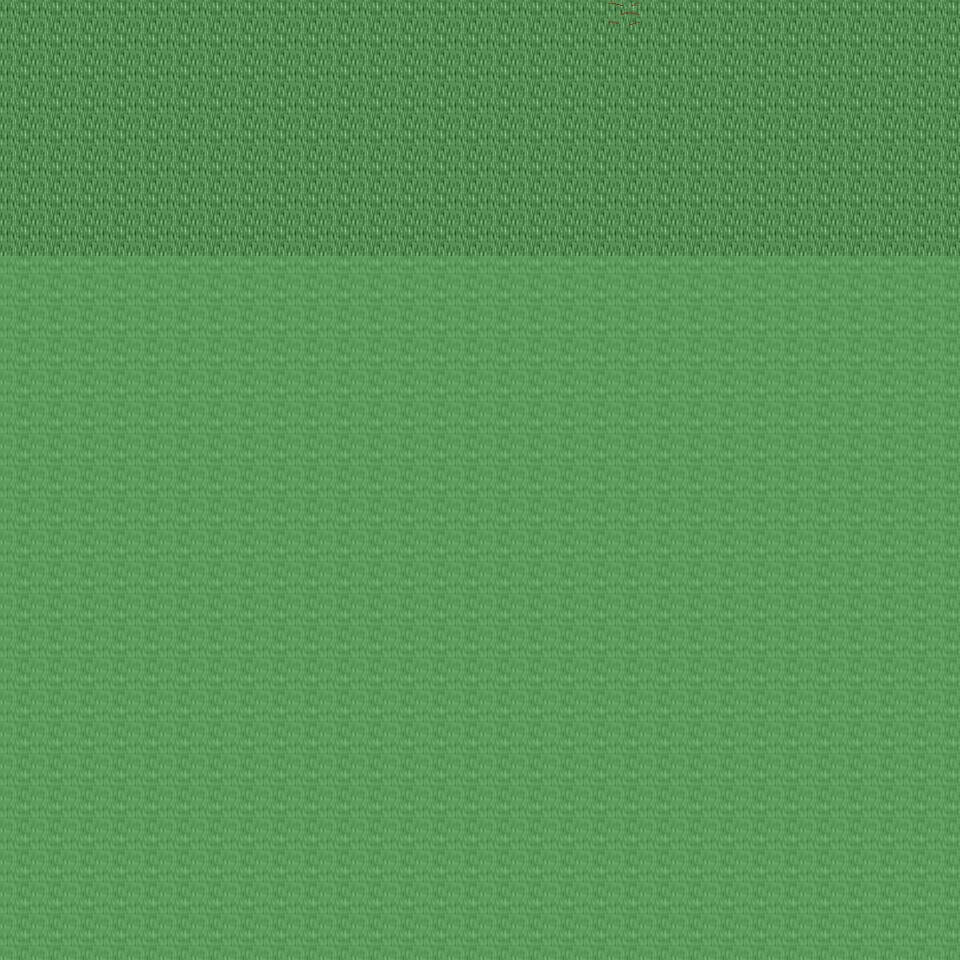

The image is a tile-based game level rendered from a .tmx file. Its description and source (layers, tilesets, objects; grid data summarised) follow:
An orthogonal 30x30 tile map with 32x32 px tiles, 6 tile layers (Ground, Object, Object2, Above, ...), 42 tilesets and 3 objects (3x mapchange).

<map version="1.0" orientation="orthogonal" renderorder="right-down" width="30" height="30" tilewidth="32" tileheight="32" nextobjectid="4">
  <tileset firstgid="1" name="tileset_ground_ground" tilewidth="32" tileheight="32" tilecount="33" columns="3">
    <image source="../drawable/tileset_ground_ground.png" width="96" height="352" />
  </tileset>
  <tileset firstgid="34" name="tileset_building_castle" tilewidth="32" tileheight="32" tilecount="320" columns="20">
    <image source="../drawable/tileset_building_castle.png" width="640" height="512" />
  </tileset>
  <tileset firstgid="354" name="tileset_furniture_carpet_carpets_2" tilewidth="32" tileheight="32" tilecount="20" columns="4">
    <image source="../drawable/tileset_furniture_carpet_carpets_2.png" width="128" height="160" />
  </tileset>
  <tileset firstgid="374" name="tileset_ground_indoor_tiles" tilewidth="32" tileheight="32" tilecount="8" columns="2">
    <image source="../drawable/tileset_ground_indoor_tiles.png" width="64" height="128" />
  </tileset>
  <tileset firstgid="382" name="tileset_building_entrance_int_iron_bars" tilewidth="32" tileheight="32" tilecount="12" columns="3">
    <image source="../drawable/tileset_building_entrance_int_iron_bars.png" width="96" height="128" />
  </tileset>
  <tileset firstgid="394" name="tileset_plant_bush_hedge" tilewidth="32" tileheight="32" tilecount="35" columns="5">
    <image source="../drawable/tileset_plant_bush_hedge.png" width="160" height="224" />
  </tileset>
  <tileset firstgid="429" name="tileset_building_church" tilewidth="32" tileheight="32" tilecount="56" columns="8">
    <image source="../drawable/tileset_building_church.png" width="256" height="224" />
  </tileset>
  <tileset firstgid="485" name="tileset_logic_collision" tilewidth="32" tileheight="32" tilecount="1" columns="1">
    <image source="../drawable/tileset_logic_collision.png" width="32" height="32" />
  </tileset>
  <tileset firstgid="486" name="tileset_logic_item_vegetable" tilewidth="32" tileheight="32" tilecount="16" columns="8">
    <image source="../drawable/tileset_logic_item_vegetable.png" width="256" height="64" />
  </tileset>
  <tileset firstgid="502" name="tileset_ground_rock_rocks" tilewidth="32" tileheight="32" tilecount="4" columns="2">
    <image source="../drawable/tileset_ground_rock_rocks.png" width="64" height="64" />
  </tileset>
  <tileset firstgid="506" name="tileset_item_corpse_huge_animal" tilewidth="32" tileheight="32" tilecount="16" columns="2">
    <image source="../drawable/tileset_item_corpse_huge_animal.png" width="64" height="256" />
  </tileset>
  <tileset firstgid="522" name="tileset_plant_tree_dead_tree_4" tilewidth="32" tileheight="32" tilecount="20" columns="4">
    <image source="../drawable/tileset_plant_tree_dead_tree_4.png" width="128" height="160" />
  </tileset>
  <tileset firstgid="542" name="tileset_plant_tree_dead_tree_2" tilewidth="32" tileheight="32" tilecount="20" columns="4">
    <image source="../drawable/tileset_plant_tree_dead_tree_2.png" width="128" height="160" />
  </tileset>
  <tileset firstgid="562" name="tileset_item_gothic_headstone_2" tilewidth="32" tileheight="32" tilecount="3" columns="1">
    <image source="../drawable/tileset_item_gothic_headstone_2.png" width="32" height="96" />
  </tileset>
  <tileset firstgid="565" name="tileset_building_house_3" tilewidth="32" tileheight="32" tilecount="48" columns="6">
    <image source="../drawable/tileset_building_house_3.png" width="192" height="256" />
  </tileset>
  <tileset firstgid="613" name="tileset_object_scarecrow" tilewidth="32" tileheight="32" tilecount="2" columns="1">
    <image source="../drawable/tileset_object_scarecrow.png" width="32" height="64" />
  </tileset>
  <tileset firstgid="615" name="tileset_plant_tree_fall_trees" tilewidth="32" tileheight="32" tilecount="40" columns="8">
    <image source="../drawable/tileset_plant_tree_fall_trees.png" width="256" height="160" />
  </tileset>
  <tileset firstgid="655" name="tileset_building_decoration_orbpedestal" tilewidth="32" tileheight="32" tilecount="2" columns="1">
    <image source="../drawable/tileset_building_decoration_orbpedestal.png" width="32" height="64" />
  </tileset>
  <tileset firstgid="657" name="tileset_ground_rock_rocks_3" tilewidth="32" tileheight="32" tilecount="16" columns="4">
    <image source="../drawable/tileset_ground_rock_rocks_3.png" width="128" height="128" />
  </tileset>
  <tileset firstgid="673" name="tileset_plant_tree_chestnut_tree" tilewidth="32" tileheight="32" tilecount="20" columns="4">
    <image source="../drawable/tileset_plant_tree_chestnut_tree.png" width="128" height="160" />
  </tileset>
  <tileset firstgid="693" name="tileset_plant_stump_hollow_logs" tilewidth="32" tileheight="32" tilecount="6" columns="3">
    <image source="../drawable/tileset_plant_stump_hollow_logs.png" width="96" height="64" />
  </tileset>
  <tileset firstgid="699" name="tileset_ground_grass_edges" tilewidth="32" tileheight="32" tilecount="36" columns="12">
    <image source="../drawable/tileset_ground_grass_edges.png" width="384" height="96" />
  </tileset>
  <tileset firstgid="735" name="tileset_ground_grass_corners" tilewidth="32" tileheight="32" tilecount="24" columns="6">
    <image source="../drawable/tileset_ground_grass_corners.png" width="192" height="128" />
  </tileset>
  <tileset firstgid="759" name="tileset_ground_water_pool" tilewidth="32" tileheight="32" tilecount="72" columns="3">
    <image source="../drawable/tileset_ground_water_pool.png" width="96" height="768" />
  </tileset>
  <tileset firstgid="831" name="tileset_ground_earth_edges" tilewidth="32" tileheight="32" tilecount="18" columns="6">
    <image source="../drawable/tileset_ground_earth_edges.png" width="192" height="96" />
  </tileset>
  <tileset firstgid="849" name="tileset_plant_leaves" tilewidth="32" tileheight="32" tilecount="8" columns="4">
    <image source="../drawable/tileset_plant_leaves.png" width="128" height="64" />
  </tileset>
  <tileset firstgid="857" name="tileset_object_well_hoist" tilewidth="32" tileheight="32" tilecount="9" columns="3">
    <image source="../drawable/tileset_object_well_hoist.png" width="96" height="96" />
  </tileset>
  <tileset firstgid="866" name="tileset_building_stairs_grey_stone_stairs_down" tilewidth="32" tileheight="32" tilecount="6" columns="3">
    <image source="../drawable/tileset_building_stairs_grey_stone_stairs_down.png" width="96" height="64" />
  </tileset>
  <tileset firstgid="872" name="tileset_ground_green_paving" tilewidth="32" tileheight="32" tilecount="18" columns="3">
    <image source="../drawable/tileset_ground_green_paving.png" width="96" height="192" />
  </tileset>
  <tileset firstgid="890" name="tileset_plant_tree_tree_darkgreen" tilewidth="32" tileheight="32" tilecount="88" columns="8">
    <image source="../drawable/tileset_plant_tree_tree_darkgreen.png" width="256" height="352" />
  </tileset>
  <tileset firstgid="978" name="tileset_furniture_light_lamp_bronze" tilewidth="32" tileheight="32" tilecount="3" columns="1">
    <image source="../drawable/tileset_furniture_light_lamp_bronze.png" width="32" height="96" />
  </tileset>
  <tileset firstgid="981" name="tileset_plant_tree_pine_tree" tilewidth="32" tileheight="32" tilecount="20" columns="4">
    <image source="../drawable/tileset_plant_tree_pine_tree.png" width="128" height="160" />
  </tileset>
  <tileset firstgid="1001" name="tileset_plant_tree_pine_tree_1" tilewidth="32" tileheight="32" tilecount="20" columns="4">
    <image source="../drawable/tileset_plant_tree_pine_tree_1.png" width="128" height="160" />
  </tileset>
  <tileset firstgid="1021" name="tileset_furniture_chair_bench_wooden" tilewidth="32" tileheight="32" tilecount="8" columns="2">
    <image source="../drawable/tileset_furniture_chair_bench_wooden.png" width="64" height="128" />
  </tileset>
  <tileset firstgid="1029" name="tileset_plant_flower_flowers_mixed" tilewidth="32" tileheight="32" tilecount="16" columns="4">
    <image source="../drawable/tileset_plant_flower_flowers_mixed.png" width="128" height="128" />
  </tileset>
  <tileset firstgid="1045" name="tileset_building_thatched_roof_cottage1" tilewidth="32" tileheight="32" tilecount="20" columns="4">
    <image source="../drawable/tileset_building_thatched_roof_cottage1.png" width="128" height="160" />
  </tileset>
  <tileset firstgid="1065" name="tileset_item_blood_floor_stain" tilewidth="32" tileheight="32" tilecount="1" columns="1">
    <image source="../drawable/tileset_item_blood_floor_stain.png" width="32" height="32" />
  </tileset>
  <tileset firstgid="1066" name="tileset_item_firewood" tilewidth="32" tileheight="32" tilecount="12" columns="3">
    <image source="../drawable/tileset_item_firewood.png" width="96" height="128" />
  </tileset>
  <tileset firstgid="1078" name="tileset_item_gothic_headstone_1" tilewidth="32" tileheight="32" tilecount="1" columns="1">
    <image source="../drawable/tileset_item_gothic_headstone_1.png" width="32" height="32" />
  </tileset>
  <tileset firstgid="1079" name="tileset_item_gothic_tiny_headstone" tilewidth="32" tileheight="32" tilecount="1" columns="1">
    <image source="../drawable/tileset_item_gothic_tiny_headstone.png" width="32" height="32" />
  </tileset>
  <tileset firstgid="1080" name="tileset_plant_mosses" tilewidth="32" tileheight="32" tilecount="16" columns="4">
    <image source="../drawable/tileset_plant_mosses.png" width="128" height="128" />
  </tileset>
  <tileset firstgid="1096" name="tileset_building_fence_wooden_brown_fence" tilewidth="32" tileheight="32" tilecount="42" columns="7">
    <image source="../drawable/tileset_building_fence_wooden_brown_fence.png" width="224" height="192" />
  </tileset>
  <layer name="Ground" width="30" height="30">
    <data>[900 cells, 240 non-empty, 1 distinct tile ids]</data>
  </layer>
  <layer name="Object" width="30" height="30">
    <data>[900 cells, 1 non-empty, 1 distinct tile ids]</data>
  </layer>
  <layer name="Object2" width="30" height="30">
    <data>[900 cells, 0 non-empty, 0 distinct tile ids]</data>
  </layer>
  <layer name="Above" width="30" height="30">
    <data>[900 cells, 0 non-empty, 0 distinct tile ids]</data>
  </layer>
  <layer name="Above2" width="30" height="30">
    <data>[900 cells, 0 non-empty, 0 distinct tile ids]</data>
  </layer>
  <layer name="Walkable" width="30" height="30">
    <data>[900 cells, 660 non-empty, 1 distinct tile ids]</data>
  </layer>
  <objectgroup name="MapEvents">
    <object id="1" name="north" type="mapchange" x="0" y="0" width="960" height="32">
      <properties>
        <property name="map" value="0_ados_mountain_n2_w2_x1_y3" />
        <property name="place" value="south" />
      </properties>
    </object>
    <object id="2" name="west" type="mapchange" x="0" y="0" width="32" height="256">
      <properties>
        <property name="map" value="0_ados_mountain_n2_w2_x0_y4" />
        <property name="place" value="east" />
      </properties>
    </object>
    <object id="3" name="east" type="mapchange" x="928" y="0" width="32" height="256">
      <properties>
        <property name="map" value="0_ados_mountain_n2_w2_x2_y4" />
        <property name="place" value="west" />
      </properties>
    </object>
  </objectgroup>
</map>
